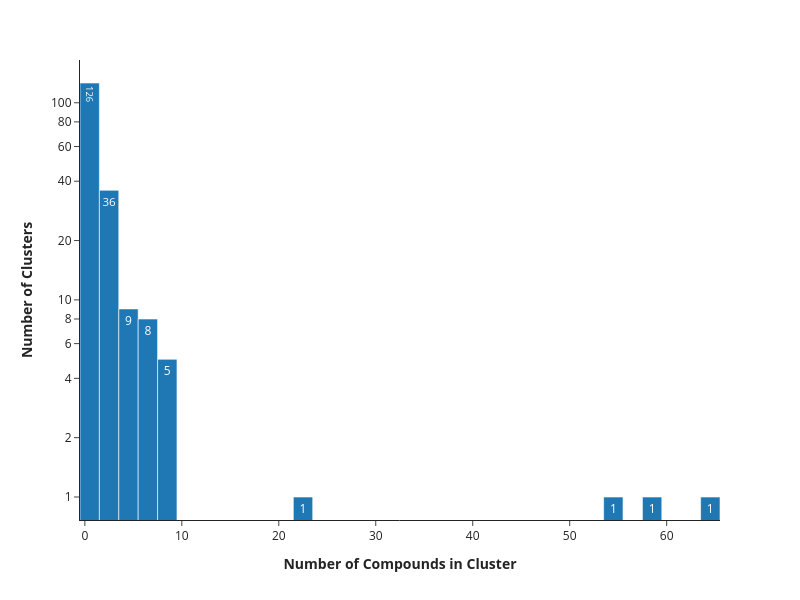

Notebook code for this chart:
### Code cell
fig = px.histogram(cluster_counts, x="compound_name", template="simple_white", height=600, width=800, log_y=True, text_auto=True)
fig.update_yaxes(title_text="<b> Number of Clusters </b>", tickvals=[(10**big)*small for big in range(0, 3) for small in [1,2,4,6,8]])
# fig.update_xaxes(title_text="<b> Number of Compounds in Cluster </b>", tickvals=(0,10,22,30,40,50,55,58,60,64))
fig.update_xaxes(title_text="<b> Number of Compounds in Cluster </b>")
fig.show()
fig.write_image("figures/20241121_generic_cluster_bar.png")
fig.write_image("figures/20241121_generic_cluster_bar.svg")

### Figure 1 — Plotly figure (JSON) as saved in the notebook; plotly's stock layout.template omitted (floating-point values rounded to 4 significant figures; data arrays with more than 128 entries replaced by an {"elided": "..."} marker saying what was removed)
{"data": [{"bingroup": "x", "hovertemplate": "compound_name=%{x}<br>count=%{y}<extra></extra>", "legendgroup": "", "marker": {"color": "#1F77B4", "pattern": {"shape": ""}}, "name": "", "orientation": "v", "showlegend": false, "texttemplate": "%{value}", "type": "histogram", "x": {"elided": "188 int values"}, "xaxis": "x", "yaxis": "y"}], "layout": {"barmode": "relative", "height": 600, "legend": {"tracegroupgap": 0}, "margin": {"t": 60}, "width": 800, "xaxis": {"anchor": "y", "domain": [0, 1], "title": {"text": "<b> Number of Compounds in Cluster </b>"}}, "yaxis": {"anchor": "x", "domain": [0, 1], "tickvals": [1, 2, 4, 6, 8, 10, 20, 40, 60, 80, 100, 200, 400, 600, 800], "title": {"text": "<b> Number of Clusters </b>"}, "type": "log"}}}
